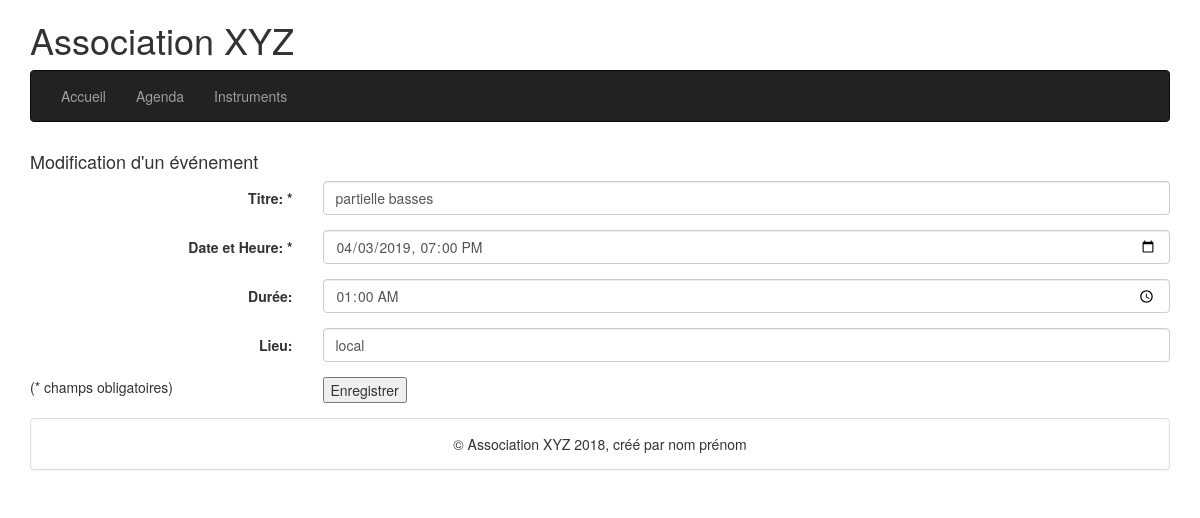
Screenshot of /editevent.php?id=2 with the database file from the repository.
### tables this page shows
CREATE TABLE IF NOT EXISTS `events` (
  `idEvent` int(10) unsigned NOT NULL AUTO_INCREMENT,
  `title` varchar(100) NOT NULL,
  `dateEvent` datetime NOT NULL,
  `duration` time DEFAULT NULL,
  `location` varchar(100) DEFAULT NULL,
  PRIMARY KEY (`idEvent`)
);

### editevent.php (called while the page is built, shortened)
<?php
require "./models/events.php";
$title = '';
$dateEvent = '';
$duration = '';
$location = '';
if (isset($_GET['id']))
{
    $idEvent = $_GET['id'];
    if (is_numeric($idEvent))
    {
        $answer = getEventByID($idEvent);
        $title = $answer[0]['title'];
        $dateEvent = str_replace(" ", "T", $answer[0]['dateEvent']);
        $duration = $answer[0]['duration'];
        $location = $answer[0]['location'];
    }
}
include './views/eventform.php';

### models/dbconnexion.php (called while the page is built, shortened)
<?php
function connectDB()
{
    static $dbc = null;
    if ($dbc == null)
    {
        try
        {
        $dbc = new PDO('mysql:host=' . HOST . ';dbname=' . DBNAME, DBUSER, DBPWD, array(
            PDO::MYSQL_ATTR_INIT_COMMAND => "SET NAMES utf8",
            PDO::ATTR_PERSISTENT => true
        ));
        }
        catch (Exception $e)
        {
            echo 'Erreur : ' . $e->getMessage() . '<br />';
            echo 'N° : ' . $e->getCode();
            die('Could not connect to MySQL');
        }
    }
    return $dbc;
}
?>

### models/events.php (called while the page is built, shortened)
<?php
require_once "dbconnexion.php";
function getEventByID($idEvent)
{
    static $ps = null;
    $sql = 'SELECT * FROM `agenda`.`events`';
    $sql .= ' WHERE idEvent = :IDEVENT';
    if ($ps == null)
    {
        $ps = connectDB()->prepare($sql);
    }
    $answer = false;
    try
    {
        $ps->bindParam(':IDEVENT', $idEvent, PDO::PARAM_INT);
        if ($ps->execute())
        {
            $answer = $ps->fetchAll(PDO::FETCH_ASSOC);
        }
    }
    catch (PDOException $e)
    {
        echo $e->getMessage();
    }
    return $answer;
}
?>

### views/eventform.php (the view, shortened to what this page needs)
<?php
include "header.php";
?>
<form action="./saveevent.php" method="post" class="form-horizontal">
    <div class="form-group">
        <label class="control-label col-sm-3" for="title">Titre: *</label>
        <div class="col-sm-9">
            <input class="form-control" type="text" name="title" id="title" value="<?= $title ?>"  />
        </div>
    </div>
    <div class="form-group">
        <label class="control-label col-sm-3" for="dateEvent">Date et Heure: *</label>
        <div class="col-sm-9">
            <input type='datetime-local' class="form-control"  id='dateEvent' name='dateEvent' value="<?= $dateEvent ?>"/>
        </div>
    </div>
    <div class="form-group">
        <label class="control-label col-sm-3" for="duration">Durée: </label>
        <div class="col-sm-9">
            <input class="form-control" type="time" name="duration" id="duration" value="<?= $duration ?>"  />
        </div>
    </div>
    <div class="form-group">
        <label class="control-label col-sm-3" for="location">Lieu: </label>
        <div class="col-sm-9">
            <input class="form-control" type="text" name="location" id="location" value="<?= $location ?>"  />
        </div>
    </div>
    <div class="form-group">
        <div class="col-sm-3">
            (* champs obligatoires)
        </div>
        <div class="col-sm-9">
            <input type="submit" name="submit" value="Enregistrer" />
        </div>
    </div>
</form>
<?php include "footer.php" ?>

### rows the page displays
events: title "partielle basses", dateEvent "04/03/2019 19:00", duration "01:00:00", location "local"

### other values shown
$pageTitle "Modification d'un événement"
